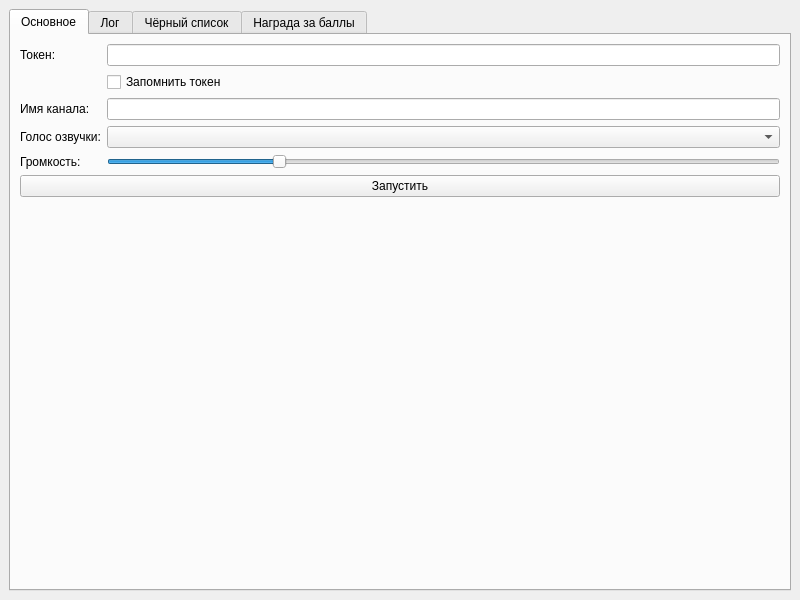
<?xml version="1.0" encoding="UTF-8"?>
<ui version="4.0">
 <class>MainWindow</class>
 <widget class="QMainWindow" name="MainWindow">
  <property name="geometry">
   <rect>
    <x>0</x>
    <y>0</y>
    <width>800</width>
    <height>600</height>
   </rect>
  </property>
  <property name="windowTitle">
   <string>Text-To-Speech</string>
  </property>
  <widget class="QWidget" name="centralwidget">
   <layout class="QVBoxLayout" name="centralLayout">
    <item>
     <widget class="QTabWidget" name="tabWidget">
      <property name="currentIndex">
       <number>0</number>
      </property>
      <widget class="QWidget" name="tabMain">
       <attribute name="title">
        <string>Основное</string>
       </attribute>
       <layout class="QVBoxLayout" name="mainTabLayout">
        <item>
         <layout class="QFormLayout" name="formLayout">
          <item row="0" column="0">
           <widget class="QLabel" name="tokenLabel">
            <property name="text">
             <string>Токен:</string>
            </property>
           </widget>
          </item>
          <item row="0" column="1">
           <widget class="QLineEdit" name="tokenEdit">
            <property name="echoMode">
             <enum>QLineEdit::Password</enum>
            </property>
           </widget>
          </item>
          <item row="1" column="1">
           <widget class="QCheckBox" name="rememberCheck">
            <property name="text">
             <string>Запомнить токен</string>
            </property>
           </widget>
          </item>
          <item row="2" column="0">
           <widget class="QLabel" name="channelLabel">
            <property name="text">
             <string>Имя канала:</string>
            </property>
           </widget>
          </item>
          <item row="2" column="1">
           <widget class="QLineEdit" name="channelEdit"/>
          </item>
          <item row="3" column="0">
           <widget class="QLabel" name="voiceLabel">
            <property name="text">
             <string>Голос озвучки:</string>
            </property>
           </widget>
          </item>
          <item row="3" column="1">
           <widget class="QComboBox" name="voiceBox"/>
          </item>
          <item row="4" column="0">
           <widget class="QLabel" name="volumeLabel">
            <property name="text">
             <string>Громкость:</string>
            </property>
           </widget>
          </item>
          <item row="4" column="1">
           <widget class="QSlider" name="volumeSlider">
            <property name="maximum">
             <number>100</number>
            </property>
            <property name="value">
             <number>25</number>
            </property>
            <property name="orientation">
             <enum>Qt::Horizontal</enum>
            </property>
           </widget>
          </item>
         </layout>
        </item>
        <item>
         <widget class="QPushButton" name="startButton">
          <property name="text">
           <string>Запустить</string>
          </property>
         </widget>
        </item>
        <item>
         <spacer name="verticalSpacer">
          <property name="orientation">
           <enum>Qt::Vertical</enum>
          </property>
          <property name="sizeHint" stdset="0">
           <size>
            <width>20</width>
            <height>40</height>
           </size>
          </property>
         </spacer>
        </item>
       </layout>
      </widget>
      <widget class="QWidget" name="tabLog">
       <attribute name="title">
        <string>Лог</string>
       </attribute>
       <layout class="QVBoxLayout" name="logTabLayout">
        <item>
         <widget class="QPlainTextEdit" name="logView">
          <property name="font">
           <font>
            <family>Consolas</family>
           </font>
          </property>
          <property name="readOnly">
           <bool>true</bool>
          </property>
          <property name="maximumBlockCount">
           <number>1000</number>
          </property>
         </widget>
        </item>
        <item>
         <layout class="QHBoxLayout" name="logButtonsLayout">
          <item>
           <spacer name="horizontalSpacer">
            <property name="orientation">
             <enum>Qt::Horizontal</enum>
            </property>
            <property name="sizeHint" stdset="0">
             <size>
              <width>40</width>
              <height>20</height>
             </size>
            </property>
           </spacer>
          </item>
          <item>
           <widget class="QCheckBox" name="autoScrollCheck">
            <property name="text">
             <string>Автопрокрутка</string>
            </property>
            <property name="checked">
             <bool>true</bool>
            </property>
           </widget>
          </item>
          <item>
           <widget class="QPushButton" name="clearLogButton">
            <property name="text">
             <string>Очистить</string>
            </property>
           </widget>
          </item>
         </layout>
        </item>
       </layout>
      </widget>
      <widget class="QWidget" name="tabBlacklist">
       <attribute name="title">
        <string>Чёрный список</string>
       </attribute>
       <layout class="QVBoxLayout" name="blacklistTabLayout">
        <item>
         <layout class="QHBoxLayout" name="blacklistAddLayout">
          <item>
           <widget class="QLineEdit" name="blacklistEdit">
            <property name="placeholderText">
             <string>Ник пользователя</string>
            </property>
           </widget>
          </item>
          <item>
           <widget class="QPushButton" name="blacklistAddButton">
            <property name="text">
             <string>Добавить</string>
            </property>
           </widget>
          </item>
         </layout>
        </item>
        <item>
         <widget class="QListWidget" name="blacklistList"/>
        </item>
        <item>
         <widget class="QPushButton" name="blacklistRemoveButton">
          <property name="text">
           <string>Удалить выбранного</string>
          </property>
         </widget>
        </item>
       </layout>
      </widget>
      <widget class="QWidget" name="tabRewards">
       <attribute name="title">
        <string>Награда за баллы</string>
       </attribute>
      </widget>
     </widget>
    </item>
   </layout>
  </widget>
 </widget>
 <resources/>
 <connections/>
</ui>
